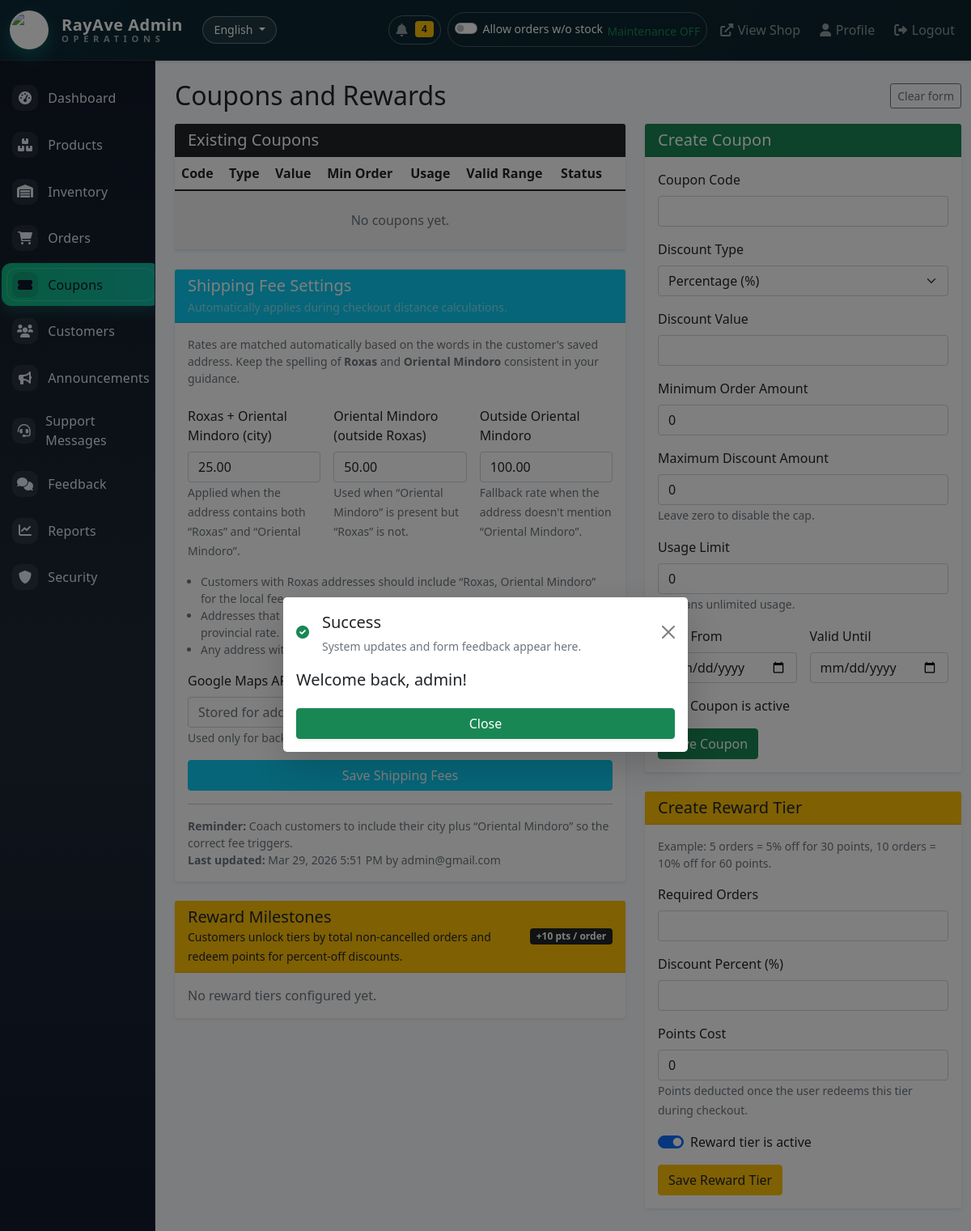
Page /admin/coupons.php (signed in) on the committed database.
### tables this page shows
CREATE TABLE `shipping_settings` (
  `id` tinyint unsigned NOT NULL,
  `per_km_rate` decimal(10,2) NOT NULL DEFAULT '10.00',
  `per_mile_rate` decimal(10,2) NOT NULL DEFAULT '16.09',
  `base_fee` decimal(10,2) NOT NULL DEFAULT '0.00',
  `minimum_fee` decimal(10,2) NOT NULL DEFAULT '0.00',
  `zone_roxas_fee` decimal(10,2) NOT NULL DEFAULT '0.00',
  `zone_oriental_fee` decimal(10,2) NOT NULL DEFAULT '0.00',
  `zone_out_province_fee` decimal(10,2) NOT NULL DEFAULT '0.00',
  `calculation_unit` enum('km','mile') NOT NULL DEFAULT 'km',
  `google_maps_api_key` varchar(255) DEFAULT NULL,
  `allow_out_of_stock_orders` tinyint(1) NOT NULL DEFAULT '0',
  `updated_by` int unsigned DEFAULT NULL,
  `updated_at` timestamp NULL DEFAULT CURRENT_TIMESTAMP ON UPDATE CURRENT_TIMESTAMP,
  PRIMARY KEY (`id`)
);

### admin/coupons.php (the view, shortened to what the rows shown need)
<?php
require_once '../includes/config.php';
require_once '../includes/functions.php';
$shippingSettings = getShippingSettings();
$shippingLastUpdatedLabel = !empty($shippingSettings['updated_at'])
    ? date('M d, Y g:i A', strtotime($shippingSettings['updated_at']))
    : 'Not updated yet';
$shippingUpdatedByLabel = '';
if (!empty($shippingSettings['updated_by'])) {
    $updatedByUser = getUserById((int) $shippingSettings['updated_by']);
    if ($updatedByUser) {
        $nameParts = [];
        if (empty($nameParts) && !empty($updatedByUser['email'])) {
            $nameParts[] = $updatedByUser['email'];
        }
        if (!empty($nameParts)) {
            $shippingUpdatedByLabel = implode(' ', $nameParts);
        } else {
            $shippingUpdatedByLabel = 'User #' . (int) $updatedByUser['id'];
        }
    } else {
        $shippingUpdatedByLabel = 'User #' . (int) $shippingSettings['updated_by'];
    }
}
$shippingFormValues = $shippingSettings;
include 'includes/header.php';
?>
<div class="d-flex justify-content-between align-items-center mt-4 mb-3">
    <h2 class="mb-0">Coupons and Rewards</h2>
</div>
<div class="row g-4">
    <div class="col-lg-7">
        <div class="card border-0 shadow-sm">
            <div class="table-responsive">
                <table class="table table-striped mb-0">
                    <thead>
                        <tr>
                            <th>Code</th>
                            <th>Type</th>
                            <th>Value</th>
                            <th>Min Order</th>
                            <th>Usage</th>
                            <th>Valid Range</th>
                            <th>Status</th>
                            <th></th>
                        </tr>
                    </thead>
                </table>
            </div>
        </div>
        <div class="card border-0 shadow-sm mt-4" id="shipping-settings">
            <div class="card-body">
                <form method="POST" class="row g-3">
                    <div class="col-md-4">
                        <label class="form-label">Roxas + Oriental Mindoro (city)</label>
                        <input type="number" min="0" step="0.01" name="zone_roxas_fee" class="form-control"
                            value="<?php echo htmlspecialchars(number_format((float) ($shippingFormValues['zone_roxas_fee'] ?? 0), 2, '.', '')); ?>">
                        <small class="text-muted">Applied when the address contains both “Roxas” and “Oriental Mindoro”.</small>
                    </div>
                    <div class="col-md-4">
                        <label class="form-label">Oriental Mindoro (outside Roxas)</label>
                        <input type="number" min="0" step="0.01" name="zone_oriental_fee" class="form-control"
                            value="<?php echo htmlspecialchars(number_format((float) ($shippingFormValues['zone_oriental_fee'] ?? 0), 2, '.', '')); ?>">
                        <small class="text-muted">Used when “Oriental Mindoro” is present but “Roxas” is not.</small>
                    </div>
                    <div class="col-md-4">
                        <label class="form-label">Outside Oriental Mindoro</label>
                        <input type="number" min="0" step="0.01" name="zone_out_province_fee" class="form-control"
                            value="<?php echo htmlspecialchars(number_format((float) ($shippingFormValues['zone_out_province_fee'] ?? 0), 2, '.', '')); ?>">
                        <small class="text-muted">Fallback rate when the address doesn't mention “Oriental Mindoro”.</small>
                    </div>
                </form>
                <div class="small text-muted">
                    <div><strong>Reminder:</strong> Coach customers to include their city plus “Oriental Mindoro” so the correct fee triggers.</div>
                    <div><strong>Last updated:</strong> <?php echo htmlspecialchars($shippingLastUpdatedLabel); ?>
                        <?php if ($shippingUpdatedByLabel): ?>
                            by <?php echo htmlspecialchars($shippingUpdatedByLabel); ?>
                        <?php endif; ?>
                    </div>
                </div>
            </div>
        </div>
    </div>
</div>
<?php include 'includes/footer.php'; ?>

### admin/includes/header.php (shortened to what the rows shown need)
<?php
$allowOutOfStockOrders = isOutOfStockOrderingEnabled();
?>
<!DOCTYPE html>
<html lang="<?php echo htmlspecialchars(getCurrentLanguage()); ?>">
<head>
    <link href="https://cdn.jsdelivr.net/npm/bootstrap@5.1.3/dist/css/bootstrap.min.css" rel="stylesheet">
    <link rel="stylesheet" href="https://cdnjs.cloudflare.com/ajax/libs/font-awesome/6.0.0/css/all.min.css">
    <link href="https://cdn.jsdelivr.net/npm/bootstrap@5.1.3/dist/css/bootstrap.min.css" rel="stylesheet">
</head>
<body>
    <nav class="navbar navbar-expand-lg navbar-dark admin-navbar sticky-top shadow-sm">
        <div class="container-fluid">
            <div class="collapse navbar-collapse" id="adminTopNav">
                <div class="navbar-nav ms-auto align-items-lg-center gap-lg-2">
                    <form method="POST" action="toggle-ordering-mode.php" class="nav-link nav-pill text-white-50 p-2"
                        style="border: 1px solid rgba(255,255,255,0.25); border-radius: 999px;"
                        data-ordering-override-form>
                        <div class="form-check form-switch text-white mb-0 small">
                            <input class="form-check-input" type="checkbox" role="switch"
                                id="allowOutOfStockSwitch"
                                <?php echo !$allowOutOfStockOrders ? 'checked' : ''; ?>
                                data-ordering-override-toggle>
                            <label class="form-check-label" for="allowOutOfStockSwitch">
                                <span class="d-none d-lg-inline"><?php echo $allowOutOfStockOrders ? 'Allow orders w/o stock' : 'Disallow Orders w/o stock'; ?></span>
                            </label>
                        </div>
                    </form>
                </div>
            </div>
        </div>
    </nav>
    <div class="container-fluid admin-shell">
        <div class="row">
            <main class="col-md-9 ms-sm-auto col-lg-10 px-md-4">

### rows in the picture
shipping_settings: zone_roxas_fee "25.00", zone_oriental_fee "50.00", zone_out_province_fee "100.00", updated_at "Mar 29, 2026 5:51 PM"

### other values in the picture
currentLanguageLabel() "English"
$adminUnreadNotifications "4"
$_SESSION['success'] "Welcome back, admin!"
$shippingUpdatedByLabel "admin@gmail.com"
$pointsPerOrder "10"
